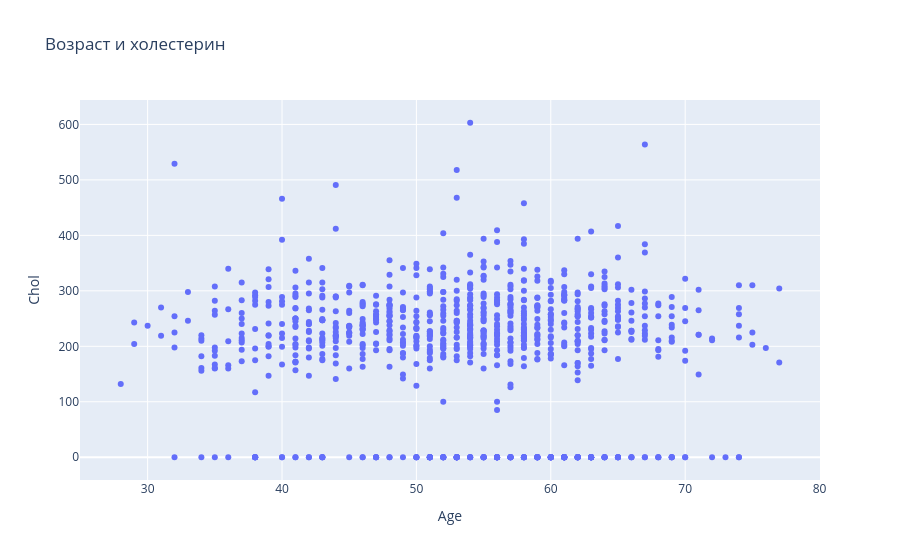

Notebook source saved alongside this figure:
### Code cell
# Plotly Graph Objects: scatter
fig = go.Figure()
fig.add_trace(go.Scatter(x=df['age'], y=df['chol'], mode='markers', name='Пациенты'))
fig.update_layout(title='Возраст и холестерин', xaxis_title='Age', yaxis_title='Chol')
fig.show()

### Figure 1 — Plotly figure (JSON) as saved in the notebook; plotly's stock layout.template omitted (floating-point values rounded to 4 significant figures; data arrays with more than 128 entries replaced by an {"elided": "..."} marker saying what was removed)
{"data": [{"mode": "markers", "name": "Пациенты", "type": "scatter", "x": {"elided": "920 int values"}, "y": {"elided": "920 float values"}}], "layout": {"title": {"text": "Возраст и холестерин"}, "xaxis": {"title": {"text": "Age"}}, "yaxis": {"title": {"text": "Chol"}}}}
